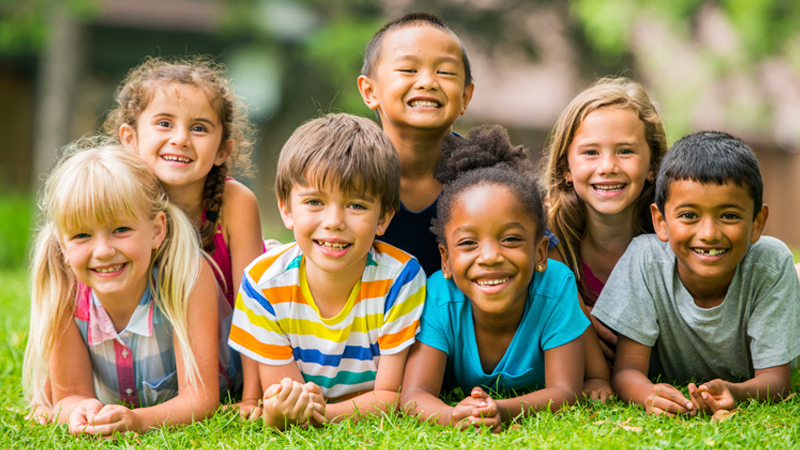
#> input picture child.jpg, 800 x 450 px
$ python imgrec.py
#> lines starting #> are read from the running program, lines starting #| are printed output that depends on the picture; after the words box and inside, x2 and y2 are one past the last pixel; in counts of white or black regions, pixels touching at a corner belong together
import numpy as np
import cv2

face_cascade=cv2.CascadeClassifier('/home/papa/.local/lib/python3.6/site-packages/cv2/data/haarcascade_frontalface_default.xml')

img = cv2.imread('child.jpg')
#> img is the input picture: shape (450, 800, 3); mean B, G, R 92.6, 133.2, 145.8
gray = cv2.cvtColor(img, cv2.COLOR_BGR2GRAY)
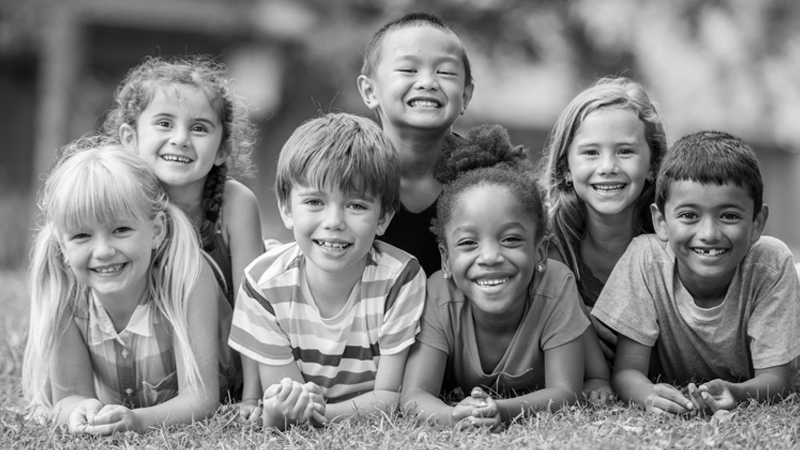
#> gray: shape (450, 800); min 0, max 255, mean 132.3

faces = face_cascade.detectMultiScale(gray, 1.3, 5)
#> faces = [[559, 114, 97, 97], [375, 29, 100, 100], [128, 83, 102, 102], [656, 173, 105, 105], [433, 195, 113, 113]]

for (x,y,w,h) in faces:
    img = cv2.rectangle(img,(x,y),(x+w,y+h),(255,0,0),2)
#> this loop made 5 passes
#> pass 1, `img = cv2.rectangle(img,(x,y),(x+w,y+h),(255,0,0),2)`:
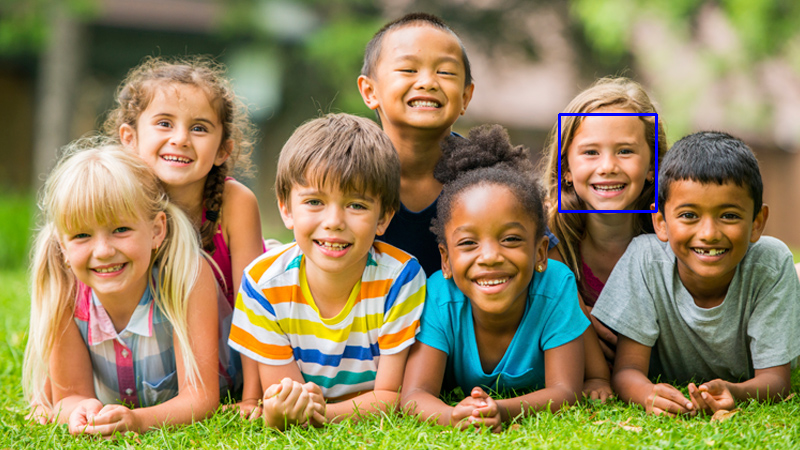
#> img: shape (450, 800, 3); 0.32% of pixels changed, all inside (x1, y1, x2, y2) = (558, 113, 658, 213)
#> pass 2, `img = cv2.rectangle(img,(x,y),(x+w,y+h),(255,0,0),2)`:
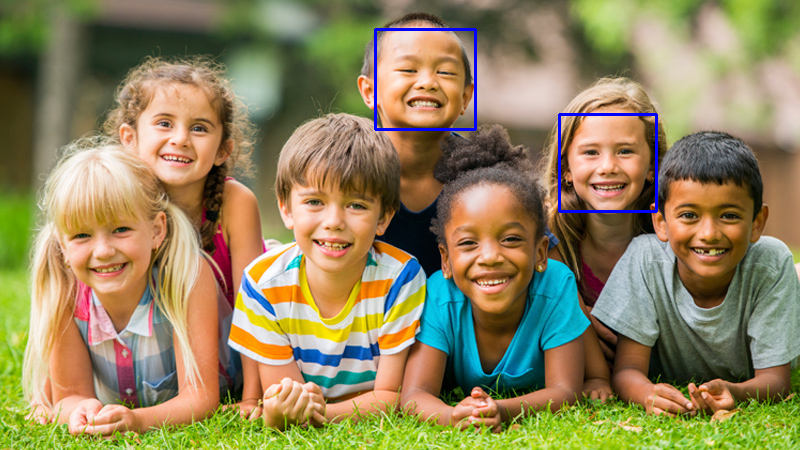
#> img: shape (450, 800, 3); 0.33% of pixels changed, all inside (x1, y1, x2, y2) = (374, 28, 477, 131)
#> pass 3, `img = cv2.rectangle(img,(x,y),(x+w,y+h),(255,0,0),2)`:
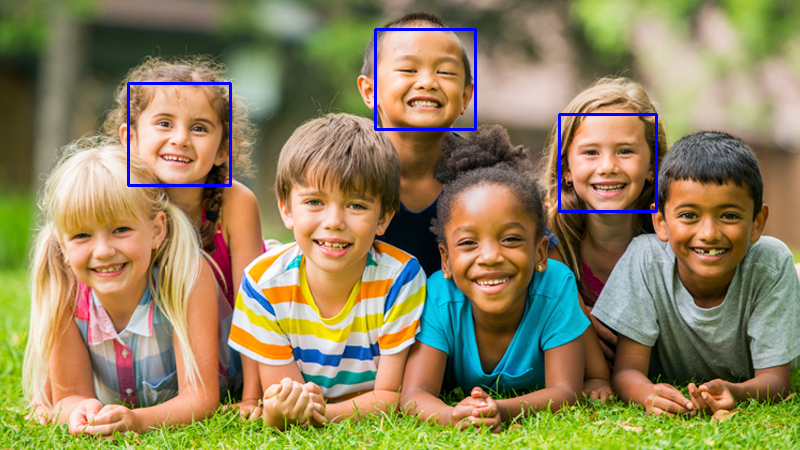
#> img: shape (450, 800, 3); 0.34% of pixels changed, all inside (x1, y1, x2, y2) = (127, 82, 232, 187)
#> after the loop:
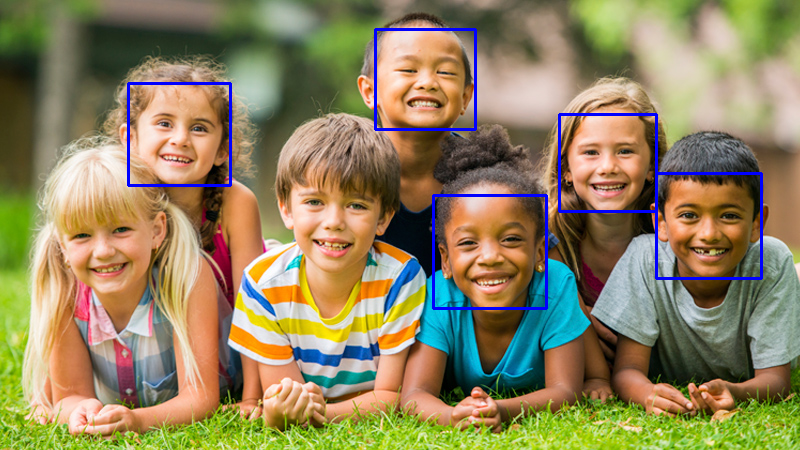
#> img: shape (450, 800, 3); 0.69% of pixels changed, all inside (x1, y1, x2, y2) = (432, 172, 763, 310)

cv2.imshow('img',img)
cv2.waitKey(0)
cv2.destroyAllWindows()
